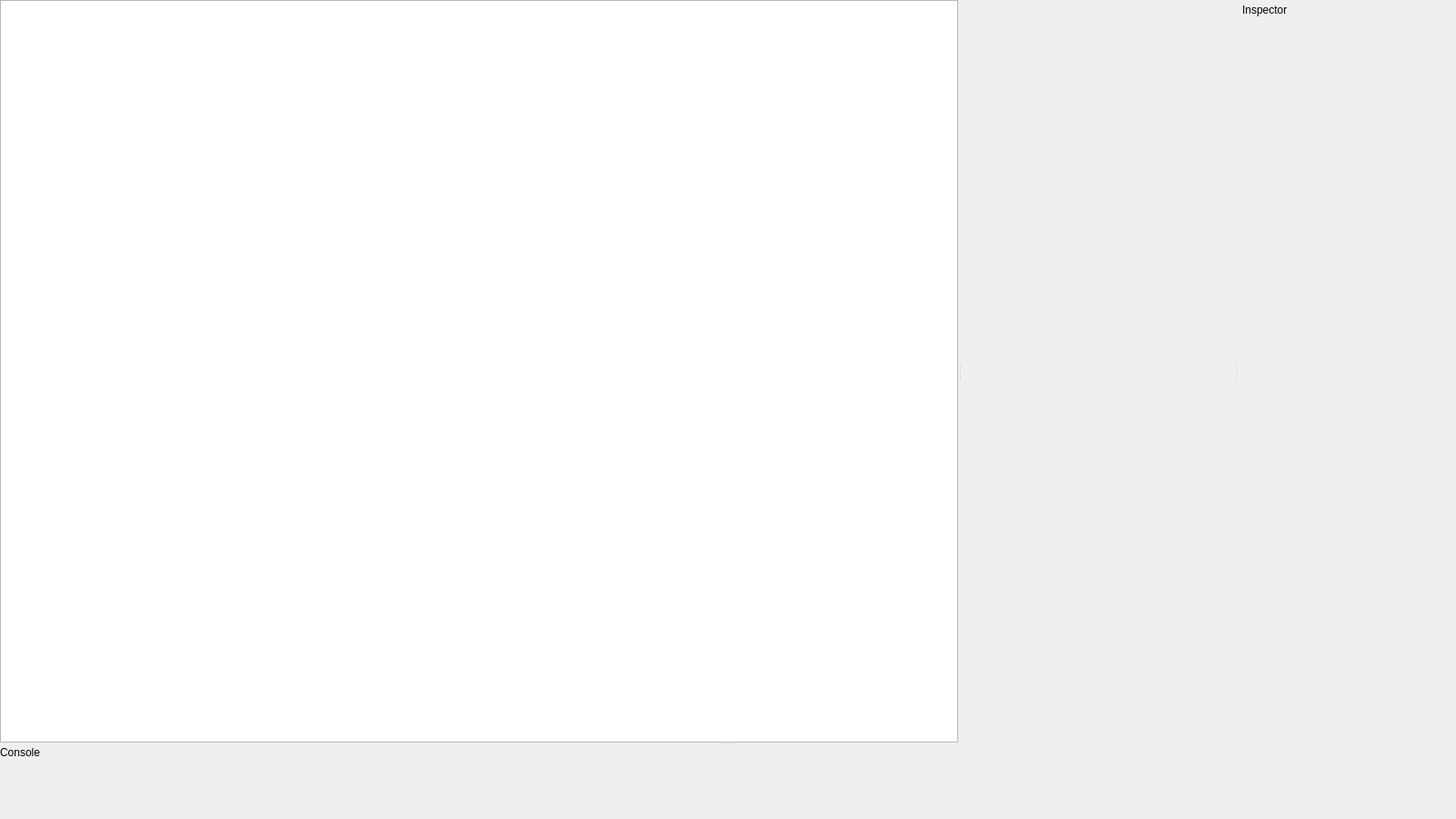
<?xml version="1.0" encoding="UTF-8"?>
<ui version="4.0">
 <class>EditorWindow</class>
 <widget class="QMainWindow" name="EditorWindow">
  <property name="geometry">
   <rect>
    <x>0</x>
    <y>0</y>
    <width>1600</width>
    <height>900</height>
   </rect>
  </property>

  <property name="windowTitle">
   <string>Mini Unity Editor</string>
  </property>

  <!-- Центральный виджет главного окна -->
  <widget class="QWidget" name="centralwidget">
   <!-- Лейаут, который растягивает сплиттер на всё окно -->
   <layout class="QVBoxLayout" name="centralLayout">
    <property name="spacing">
     <number>0</number>
    </property>
    <property name="leftMargin">
     <number>0</number>
    </property>
    <property name="topMargin">
     <number>0</number>
    </property>
    <property name="rightMargin">
     <number>0</number>
    </property>
    <property name="bottomMargin">
     <number>0</number>
    </property>

    <item>
     <!-- Главный вертикальный сплиттер: верх (3 панели) / низ (консоль) -->
     <widget class="QSplitter" name="verticalSplitter">
      <property name="orientation">
       <enum>Qt::Vertical</enum>
      </property>

      <!-- Верхняя зона: слева Hierarchy, центр Viewport, справа Inspector -->
      <widget class="QSplitter" name="topSplitter">
       <property name="orientation">
        <enum>Qt::Horizontal</enum>
       </property>

       <!-- Left panel (Hierarchy) -->
       <widget class="QTreeView" name="sceneTree">
        <property name="minimumSize">
         <size>
          <width>200</width>
          <height>0</height>
         </size>
        </property>
       </widget>

       <!-- Center viewport container -->
       <widget class="QWidget" name="viewportContainer">
        <property name="minimumSize">
         <size>
          <width>300</width>
          <height>200</height>
         </size>
        </property>
        <layout class="QVBoxLayout" name="viewportLayout">
         <property name="spacing">
          <number>0</number>
         </property>
         <property name="leftMargin">
          <number>0</number>
         </property>
         <property name="topMargin">
          <number>0</number>
         </property>
         <property name="rightMargin">
          <number>0</number>
         </property>
         <property name="bottomMargin">
          <number>0</number>
         </property>
        </layout>
       </widget>

       <!-- Right panel (Inspector container) -->
<widget class="QWidget" name="inspectorContainer">
  <property name="minimumSize">
   <size>
    <width>200</width>
    <height>0</height>
   </size>
  </property>
  <layout class="QVBoxLayout" name="inspectorLayout">
    <property name="spacing">
     <number>4</number>
    </property>
    <property name="leftMargin">
     <number>4</number>
    </property>
    <property name="topMargin">
     <number>4</number>
    </property>
    <property name="rightMargin">
     <number>4</number>
    </property>
    <property name="bottomMargin">
     <number>4</number>
    </property>
    <item>
      <widget class="QLabel" name="inspectorTitle">
        <property name="text">
          <string>Inspector</string>
        </property>
        <property name="alignment">
          <set>Qt::AlignTop</set>
        </property>
      </widget>
    </item>
  </layout>
</widget>


      </widget>

      <!-- Нижняя панель (Console) -->
      <widget class="QWidget" name="bottomPanel">
       <property name="minimumSize">
        <size>
         <width>0</width>
         <height>80</height>
        </size>
       </property>
       <layout class="QVBoxLayout" name="bottomLayout">
        <property name="spacing">
         <number>0</number>
        </property>
        <property name="leftMargin">
         <number>0</number>
        </property>
        <property name="topMargin">
         <number>0</number>
        </property>
        <property name="rightMargin">
         <number>0</number>
        </property>
        <property name="bottomMargin">
         <number>0</number>
        </property>

        <item>
         <widget class="QLabel" name="consoleLabel">
          <property name="text">
           <string>Console</string>
          </property>
          <property name="alignment">
           <set>Qt::AlignTop</set>
          </property>
         </widget>
        </item>
       </layout>
      </widget>

     </widget>
    </item>
   </layout>
  </widget>

 </widget>
 <resources/>
 <connections/>
</ui>
